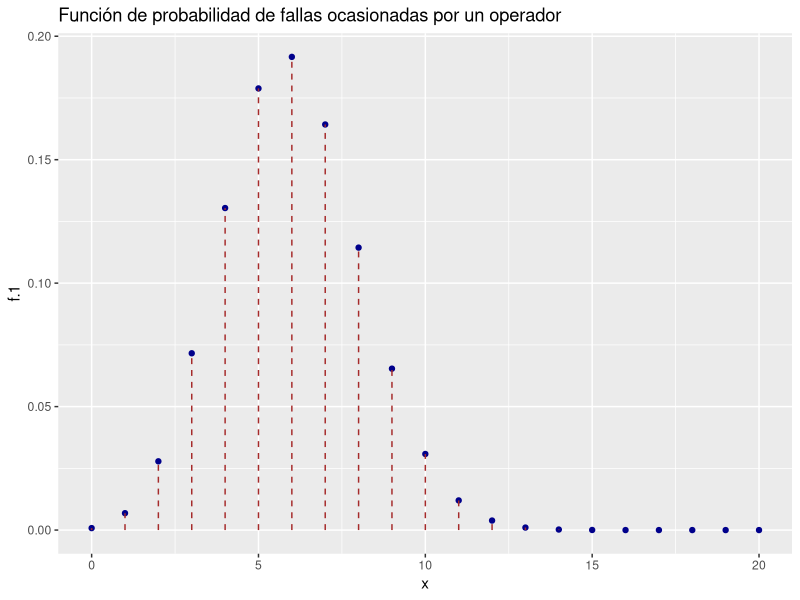
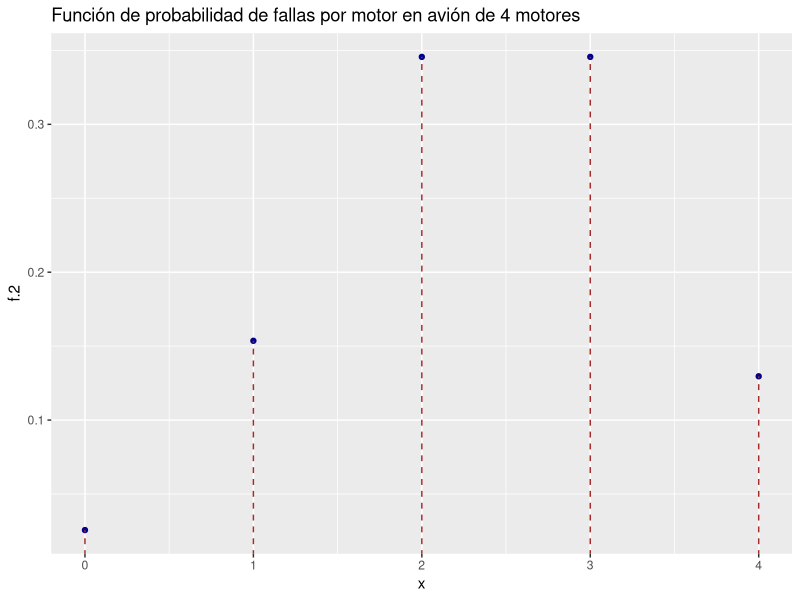

Source code (R) for these figures, in order: (Note: this script raises an error after producing the figures.)
###############################################################################
                          "Distribución binomial"

"De acuerdo con un artículo de una revista importante, aproximadamente 30% de 
todas las fallas de operación en las tuberías de plantas químicas son 
ocasionadas por errores del operador.

  1. ¿Cuál es la probabilidad de que de las siguientes 20 fallas en las 
  tuberías al menos 10 se deban a un error del operador?
  2. ¿Cuál es la probabilidad de que no más de 4 de 20 fallas se deban a un 
  error del operador?"
###############################################################################
library(ggplot2)
n <- 20 # número de fallas

p <- 0.3 # probabilidad de éxito (la falla es ocasionada por el operador)

x <- 0:20 # valores que puede tomar x

# P(X>=10)

sol1 <- pbinom(q = 9,size = n, prob = p,lower.tail = FALSE)
cat("P(X>=10) = ",sol1)

#P(X<=4)

sol2 <- pbinom(q = 4,size = n, prob = p,lower.tail = TRUE)
cat("P(X<=4) = ",sol2)

#para la grafica

f.1 <- dbinom(x,size = n, prob = p)

df1 <- data.frame(x, f.1)

ggplot(df1, aes(x, f.1))+
  geom_point(col="darkblue")+
  geom_segment(x = x, xend=x, y = 0, yend=f.1,linetype = "dashed", col="brown")+
  labs(title = "Función de probabilidad de fallas ocasionadas por un operador")

###############################################################################
                          "Distribución Binomial"

"Suponga que los motores de un avión operan de forma independiente y que tienen
una probabilidad de falla de 0.4. Se supone que un avión tiene un vuelo seguro 
si funcionan al menos la mitad de sus motores. Si un avión tiene 4 motores y 
otro tiene 2, ¿cuál de los dos tiene la probabilidad más alta de un vuelo 
exitoso?"
###############################################################################

n <- 4 # número de motores

p <- 0.6 # probabilidad de éxito (no falla un motor : 1-0.4)

x <- 0:4 # valores que puede tomar x

# P(X>=2)

sol1 <- pbinom(q = 1,size = n, prob = p,lower.tail = FALSE)
cat("Avion con 4 motores: P(X>=2) = ",sol1)

# grafica

f.2 <- dbinom(x,size = n, prob = p)

df2 <- data.frame(x, f.2)

ggplot(df2, aes(x, f.2))+
  geom_point(col="darkblue")+
  geom_segment(x = x, xend=x, y = 0, yend=f.2,linetype = "dashed", col="brown")+
  labs(title = "Función de probabilidad de fallas por motor en avión de 4 motores")

-------------------------------------------------------------------------------

n <- 2 # número de motores

p <- 0.6 # probabilidad de éxito (no falla un motor : 1-0.4)

x <- 0:2 # valores que puede tomar x

# P(X>=1)

sol2 <- pbinom(q = 0,size = n, prob = p,lower.tail = FALSE)
cat("Avion con 2 motores: P(X>=1) = ",sol2)

#grafica
f.2 <- dbinom(x,size = n, prob = p)

df2 <- data.frame(x, f.2)

ggplot(df2, aes(x, f.2))+
  geom_point(col="darkblue")+
  geom_segment(x = x, xend=x, y = 0, yend=f.2,linetype = "dashed", col="brown")+
  labs(title = "Función de probabilidad de fallas por motor en avión de 2 motores")

###############################################################################
                        "Distribución Hipergeométrica"

"Para evitar la detección en la aduana, un viajero coloca 6 comprimidos con 
narcóticos en una botella que contiene 9 píldoras de vitamina que aparentemente 
son similares. Si el oficial de la aduana selecciona 3 de las tabletas al azar 
para su análisis, ¿cuál es la probabilidad de que el viajero sea arrestado por 
posesión ilegal de narcóticos?"
###############################################################################
m <- 6

n <- 9

k <- 3

# P(X>=1) = P(X>0)

sol3 <- phyper(q = 0,m = m, n = n, k = k, lower.tail = FALSE)
cat("La probabilidad de que el viajero sea arrestado es de: ", sol3)

#grafica
x <- c(max(0,k-n):min(k,m))

f.3 <- dhyper(x = x, m = m, n = n, k = k)
df3 <- data.frame(x, f.3)

ggplot(df3, aes(x, f.3)) +
  geom_point(col="darkblue") +
  geom_segment(x = x, xend = x, y = 0, yend = f.3, linetype = "dashed", col = "purple")+
  labs(title = "Gráfica de la probabilidad de encontrar la droga")

###############################################################################
                      "Distribución Hipergeométrica"

"Se selecciona al azar un comité de 3 personas a partir de 4 médicos y 2 
enfermeras. Escriba una fórmula para la distribución de probabilidad de la 
variable aleatoria $X$ que representa el número de médicos en el comité. 
Calcule $P(2 ≤ X ≤ 3)$"
###############################################################################

m <- 4 # medicos

n <- 2

k <- 3

# P(2 <= X <= 3)
sol4 <- phyper(q = 1,m = m, n = n, k = k, lower.tail = FALSE)
cat("La probabilidad de haya entre 2 y 3 médicos en el comité es: ", sol4)

#grafica
x <- c(max(0,k-n):min(k,m))

f.4 <- dhyper(x = x, m = m, n = n, k = k)
df4 <- data.frame(x, f.4)

ggplot(df4, aes(x, f.4)) +
  geom_point(col="darkblue") +
  geom_segment(x = x, xend = x, y = 0, yend = f.4, linetype = "dashed", col = "purple")+
  labs(title = "Gráfica de la probabilidad de seleccion de los médicos")

###############################################################################
                      "Distribución Hipergeométrica"

"De un lote de 10 misiles, se seleccionan 4 al azar y se disparan. Si el lote 
contiene 3 misiles defectuosos que no pueden dispararse, 
¿cuál es la probabilidad de que:

  1. Los 4 puedan dispararse?
  2. A lo sumo fallen 2?"
###############################################################################

m <- 3 # misiles defectuosos 

n <- 7 

k <- 4

# P(X = 0) X es la cantidad de fallas
sol5 <- dhyper(x = 0,m = m, n = n, k = k)
cat("La probabilidad de que los 4 misiles sirvan es: ", sol5)

# P(X <= 2)
sol5 <- phyper(q = 2,m = m, n = n, k = k)
cat("La probabilidad de que a lo sumo dos fallen es: ", sol5)

#grafica
x <- c(max(0,k-n):min(k,m))

f.5 <- dhyper(x = x, m = m, n = n, k = k)
df5 <- data.frame(x, f.5)

ggplot(df5, aes(x, f.5)) +
  geom_point(col="darkblue") +
  geom_segment(x = x, xend = x, y = 0, yend = f.5, linetype = "dashed", col = "purple")+
  labs(title = "Gráfica de la probabilidad de seleccion de misiles defectuosos")

###############################################################################
                        "Distribución de Poisson"

"En cierto crucero ocurren, en promedio, 3 accidentes de tránsito al mes. 
¿Cuál es la probabilidad de que en cualquier determinado mes en este crucero

  1. ocurran exactamente 5 accidentes?
  2. ocurran menos de 3 accidentes?
  3. ocurran al menos 2 accidentes?"
###############################################################################

l <- 3

x <- 0:10

sol6 <- dpois(5,lambda = l)
cat("La probabilidad de que ocurran 5 accidentes es:", sol6)

sol6 <- ppois(2,lambda = l)
cat("La probabilidad de que ocurran menos de 3 accidentes es:", sol6)

sol6 <- ppois(1,lambda = l, lower.tail = FALSE)
cat("La probabilidad de que ocurran al menos 2 accidentes es:", sol6)

f.p <- dpois(x,lambda = l)

df.p <- data.frame(x,f.p)

ggplot(df.p, aes(x, f.p))+
  geom_point(col = "darkblue")+
  geom_segment(x = x, xend = x, y = 0, yend = f.p, linetype = "dashed", col="skyblue")+
  labs(title = "Gráfica de la función de probabilidad de una Poisson")

###############################################################################
                          "Distribución de Poisson"

"Los cambios en los procedimientos de los aeropuertos requieren una planeación
considerable. Los índices de llegadas los aviones son factores importantes que 
deben tomarse en cuenta. Suponga que los aviones pequeños llegan a cierto 
aeropuerto, de acuerdo con un proceso de Poisson, con una frecuencia de 6 por 
hora. De esta manera, el parámetro de Poisson para las llegadas en un periodo 
de horas es μ = 6t.

  1. ¿Cuál es la probabilidad de que lleguen exactamente 4 aviones pequeños 
  durante un periodo de una hora?
  2. ¿Cuál es la probabilidad de que lleguen al menos 4 durante un periodo de 
  una hora?
  3. Si definimos un día laboral como de 12 horas, ¿cuál es la probabilidad de 
  que al menos 75 aviones pequeños lleguen durante un día laboral?"
###############################################################################

miu <- function(x) 6*x

l.1 <- miu(1) # en la primera hora

x.1 <- 0:10

sol7 <- dpois(4,lambda = l.1)
cat("La probabilidad de que lleguen 4 aviones en una hora:", sol7)

sol7 <- ppois(3,lambda = l.1, lower.tail = FALSE)
cat("La probabilidad de que lleguen 4 aviones en una hora:", sol7)

l.2 <- miu(12) # en las 12 horas
sol6 <- ppois(74,lambda = l.2, lower.tail = FALSE)
cat("La probabilidad de que lleguen por lo menos 75 aviones en las 12 horas es:", sol6)


f.p.1 <- dpois(x.1,lambda = l.1)

df.p.1 <- data.frame(x.1,f.p.1)

ggplot(df.p.1, aes(x.1, f.p.1))+
  geom_point(col = "darkblue")+
  geom_segment(x = x, xend = x, y = 0, yend = f.p.1, linetype = "dashed", col="skyblue")+
  labs(title = "Gráfica de la función de probabilidad aviones en una hora")

x.2 <- 0:100

f.p.2 <- dpois(x.2,lambda = l.2)

df.p.2 <- data.frame(x.2,f.p.2)

ggplot(df.p.2, aes(x.2, f.p.2))+
  geom_point(col = "darkblue")+
  geom_segment(x = x.2, xend = x.2, y = 0, yend = f.p.2, linetype = "dashed", col="skyblue")+
  labs(title = "Gráfica de la función de probabilidad de aviones en 12 horas")